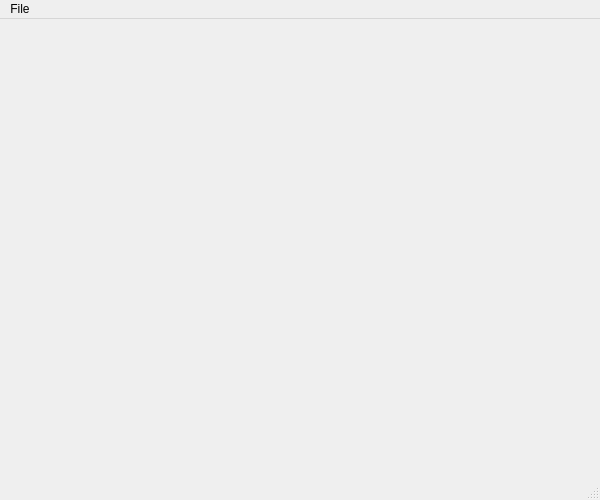
<?xml version="1.0" encoding="UTF-8"?>
<ui version="4.0">
 <class>MainWindow</class>
 <widget class="QMainWindow" name="MainWindow">
  <property name="geometry">
   <rect>
    <x>0</x>
    <y>0</y>
    <width>600</width>
    <height>500</height>
   </rect>
  </property>
  <property name="windowTitle">
   <string>MainWindow</string>
  </property>
  <widget class="QWidget" name="centralWidget">
   <layout class="QVBoxLayout" name="verticalLayout">
    <item>
     <widget class="JsonWidget" name="jsWidget" native="true"/>
    </item>
   </layout>
  </widget>
  <widget class="QMenuBar" name="menuBar">
   <property name="geometry">
    <rect>
     <x>0</x>
     <y>0</y>
     <width>600</width>
     <height>19</height>
    </rect>
   </property>
   <widget class="QMenu" name="menuFile">
    <property name="title">
     <string>File</string>
    </property>
    <addaction name="actionOpen"/>
    <addaction name="separator"/>
    <addaction name="actionQuit"/>
   </widget>
   <addaction name="menuFile"/>
  </widget>
  <widget class="QStatusBar" name="statusBar"/>
  <action name="actionOpen">
   <property name="text">
    <string>Open</string>
   </property>
   <property name="shortcut">
    <string>Ctrl+O</string>
   </property>
  </action>
  <action name="actionQuit">
   <property name="text">
    <string>Quit</string>
   </property>
   <property name="shortcut">
    <string>Alt+Q</string>
   </property>
  </action>
 </widget>
 <layoutdefault spacing="6" margin="11"/>
 <customwidgets>
  <customwidget>
   <class>JsonWidget</class>
   <extends>QWidget</extends>
   <header>jsonwidget.h</header>
   <container>1</container>
  </customwidget>
 </customwidgets>
 <resources/>
 <connections>
  <connection>
   <sender>actionOpen</sender>
   <signal>triggered()</signal>
   <receiver>MainWindow</receiver>
   <slot>openFile()</slot>
   <hints>
    <hint type="sourcelabel">
     <x>-1</x>
     <y>-1</y>
    </hint>
    <hint type="destinationlabel">
     <x>299</x>
     <y>249</y>
    </hint>
   </hints>
  </connection>
  <connection>
   <sender>actionQuit</sender>
   <signal>triggered()</signal>
   <receiver>MainWindow</receiver>
   <slot>close()</slot>
   <hints>
    <hint type="sourcelabel">
     <x>-1</x>
     <y>-1</y>
    </hint>
    <hint type="destinationlabel">
     <x>299</x>
     <y>249</y>
    </hint>
   </hints>
  </connection>
 </connections>
 <slots>
  <slot>openFile()</slot>
 </slots>
</ui>
